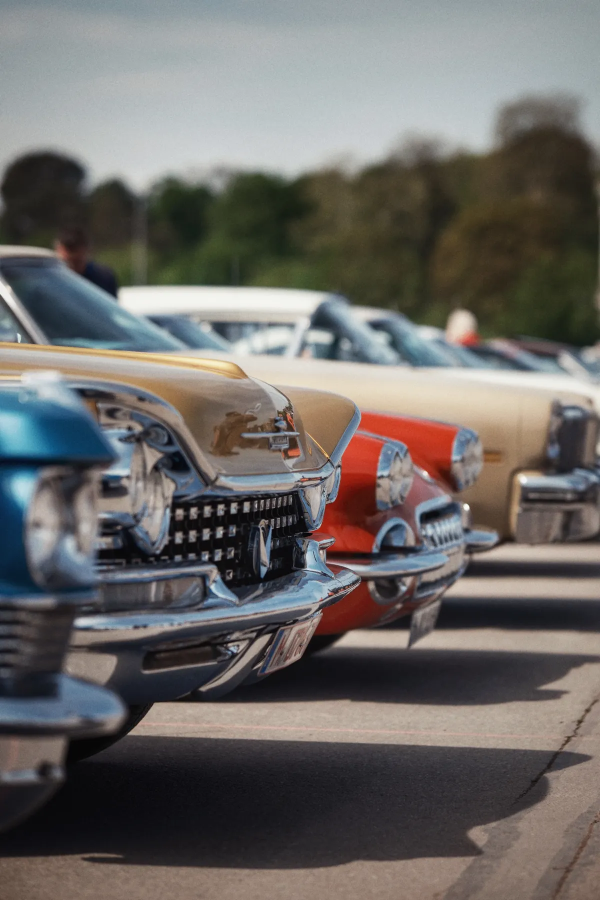
#> input picture assets/photos/auto_shops/auto_shops_01.jpg, 1200 x 1800 px (shown at 1/2 size)
$ python -i quality_gate.py   (imports and definitions only)
#> lines starting #> are read from the running program, lines starting #| are printed output that depends on the picture; after the words box and inside, x2 and y2 are one past the last pixel; in counts of white or black regions, pixels touching at a corner belong together
"""
Quality Gate — Automated image quality assessment using OpenCV.

Checks:
1. Contrast (standard deviation of grayscale — higher = better)
2. Color harmony (k-means dominant colors + harmony scoring)
3. Composition balance (rule of thirds — visual weight distribution)
4. Text readability (contrast between text and background regions)

Score > 0.75 = PASS, else FAIL (trigger retry with different seed)

License: Apache-2.0 (OpenCV)
"""

import cv2
import numpy as np
from typing import Tuple, Dict
from sklearn.cluster import KMeans


class QualityGate:
    """Assesses rendered image quality using computer vision."""

    MIN_SCORE = 0.75

    def assess(self, image_path: str) -> Tuple[bool, Dict]:
        """Run all quality checks on an image.

        Claude Blueprint Step 4: Quality Gates
        - Text contrast >7:1 (WCAG AAA)
        - Whitespace >20%
        - Text area <35% of canvas
        - Brand colors within luxury ratios (<15% accent)

        Returns:
            (passed, scores_dict)
        """
        img = cv2.imread(image_path)
#> img is the input picture: shape (1800, 1200, 3); mean B, G, R 102.3, 105, 108.1
        if img is None:
            return False, {"error": "Could not read image"}

        scores = {}

        # 1. Contrast assessment
        scores["contrast"] = self._check_contrast(img)

        # 2. Color harmony
        scores["harmony"] = self._check_color_harmony(img)

        # 3. Composition balance
        scores["balance"] = self._check_composition_balance(img)

        # 4. Text readability (top vs bottom region contrast)
        scores["readability"] = self._check_text_readability(img)

        # Claude Blueprint: New luxury quality gates
        # 5. Text contrast ratio (WCAG)
        scores["text_contrast_ratio"] = self._check_text_contrast_ratio(img)

        # 6. Whitespace percentage
        scores["whitespace"] = self._check_whitespace(img)

        # 7. Text coverage (should be <35% of canvas)
        scores["text_coverage"] = self._check_text_coverage(img)

        # 8. Accent color ratio (should be <15%)
        scores["accent_ratio"] = self._check_accent_ratio(img)

        # Overall score — weighted average
        # Original checks: 60%, Claude luxury checks: 40%
        original = (
            scores["contrast"] * 0.25
            + scores["harmony"] * 0.25
            + scores["balance"] * 0.25
            + scores["readability"] * 0.25
        )
        luxury = (
            scores["text_contrast_ratio"] * 0.35
            + scores["whitespace"] * 0.25
            + scores["text_coverage"] * 0.20
            + scores["accent_ratio"] * 0.20
        )
        overall = original * 0.6 + luxury * 0.4
        scores["overall"] = round(overall, 3)

        return overall >= self.MIN_SCORE, scores

    def _check_text_contrast_ratio(self, img: np.ndarray) -> float:
        """Claude Blueprint: Text contrast >7:1 (WCAG AAA).

        Measures the contrast ratio between bright pixels (text) and
        dark pixels (background) in the text region.
        """
        gray = cv2.cvtColor(img, cv2.COLOR_BGR2GRAY)
        h, w = gray.shape

        # Sample bottom 45% (where text usually is)
        text_region = gray[int(h * 0.55):, :]
        if text_region.size == 0:
            return 0.5

        # Bright pixels = text, dark pixels = background
        bright = text_region[text_region > 180]
        dark = text_region[text_region < 80]

        if len(bright) == 0 or len(dark) == 0:
            return 0.5  # Can't measure, assume ok

        # WCAG contrast ratio formula
        L_bright = (bright.mean() / 255.0 + 0.05) / 10
        L_dark = (dark.mean() / 255.0 + 0.05) / 10

        if L_dark < 0.01:
            L_dark = 0.01

        ratio = L_bright / L_dark
        # 7:1 = 1.0, 4.5:1 = 0.6, 3:1 = 0.4
        return min(ratio / 7.0, 1.0)

    def _check_whitespace(self, img: np.ndarray) -> float:
        """Claude Blueprint: Whitespace >20% of canvas.

        Measures percentage of very dark pixels (background/whitespace area).
        In dark luxury designs, empty dark areas = whitespace.
        """
        gray = cv2.cvtColor(img, cv2.COLOR_BGR2GRAY)
        # Very dark pixels (background, empty space)
        dark_ratio = (gray < 30).sum() / gray.size
        # 20%+ = 1.0, 10% = 0.5, 5% = 0.25
        return min(dark_ratio / 0.20, 1.0)

    def _check_text_coverage(self, img: np.ndarray) -> float:
        """Claude Blueprint: Text should not exceed 35% of canvas.

        Measures percentage of bright (text) pixels.
        Lower coverage = better (more whitespace).
        """
        gray = cv2.cvtColor(img, cv2.COLOR_BGR2GRAY)
        # Bright pixels = text/accents
        bright_ratio = (gray > 180).sum() / gray.size
        # <15% text = 1.0, 25% = 0.7, 35% = 0.3, >35% = 0
        if bright_ratio < 0.15:
            return 1.0
        if bright_ratio < 0.25:
            return 0.7
        if bright_ratio < 0.35:
            return 0.3
        return 0.0

    def _check_accent_ratio(self, img: np.ndarray) -> float:
        """Claude Blueprint: Accent colors should be <15% of design.

        Measures percentage of gold/accent colored pixels.
        """
        hsv = cv2.cvtColor(img, cv2.COLOR_BGR2HSV)
        # Gold/warm accent pixels: hue 20-50, saturation >50
        gold_mask = ((hsv[:, :, 0] >= 15) & (hsv[:, :, 0] <= 55) &
                     (hsv[:, :, 1] > 80))
        gold_ratio = gold_mask.sum() / hsv[:, :, 0].size
        # <10% = 1.0, 15% = 0.5, >20% = 0.0
        if gold_ratio < 0.10:
            return 1.0
        if gold_ratio < 0.15:
            return 0.5
        return 0.0

    def _check_contrast(self, img: np.ndarray) -> float:
        """Assess image contrast via grayscale standard deviation.

        Higher std = more contrast = better visual impact.
        Normalized to 0-1 scale (std of 50+ = 1.0).
        """
        gray = cv2.cvtColor(img, cv2.COLOR_BGR2GRAY)
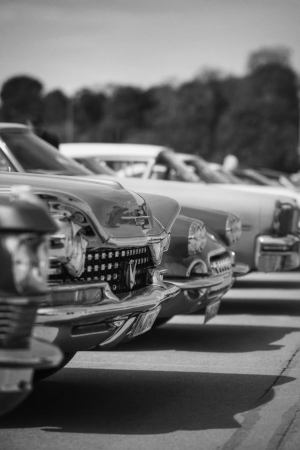
#> gray: shape (1800, 1200) (shown at 1/4 size); min 0, max 252, mean 105.6
        std = gray.std()
#> std = 61.87
        return min(std / 50.0, 1.0)

    def _check_color_harmony(self, img: np.ndarray) -> float:
        """Assess color harmony using k-means clustering.

        Extracts dominant colors and checks if they form a harmonious palette
        (analogous, complementary, or monochromatic).
        """
        # Downsample for speed
        h, w = img.shape[:2]
        if h > 200:
            scale = 200 / h
            small = cv2.resize(img, None, fx=scale, fy=scale)
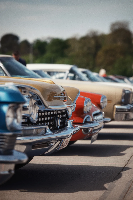
#> small: shape (200, 133, 3); mean B, G, R 102.4, 105, 108.1
        else:
            small = img

        # Convert to RGB and reshape for k-means
        rgb = cv2.cvtColor(small, cv2.COLOR_BGR2RGB)
        pixels = rgb.reshape(-1, 3)

        # Get top 3 dominant colors
        kmeans = KMeans(n_clusters=3, n_init=3, random_state=42)
        kmeans.fit(pixels)
        colors = kmeans.cluster_centers_

        # Check harmony: colors should be close in hue (analogous)
        # or form a complementary pair
        hsv_colors = []
        for c in colors:
            r, g, b = c / 255.0
            h, s, v = self._rgb_to_hsv(r, g, b)
            hsv_colors.append((h, s, v))

        # Calculate hue spread (lower = more harmonious)
        hues = [c[0] for c in hsv_colors if c[1] > 0.1]  # Only consider saturated colors
        if len(hues) < 2:
            return 0.7  # Monochrome is harmonious

        hue_spreads = []
        for i in range(len(hues)):
            for j in range(i + 1, len(hues)):
                diff = abs(hues[i] - hues[j])
                hue_spreads.append(min(diff, 360 - diff))

        avg_spread = sum(hue_spreads) / len(hue_spreads)

        # Score: lower spread = higher harmony
        # Spread of 0-30 = excellent (1.0), 30-60 = good (0.8), 60-120 = okay (0.6)
        if avg_spread < 30:
            return 1.0
        elif avg_spread < 60:
            return 0.8
        elif avg_spread < 120:
            return 0.6
        else:
            return 0.4

    def _check_composition_balance(self, img: np.ndarray) -> float:
        """Assess visual balance using the rule of thirds.

        Divides image into 3x3 grid and checks if visual weight
        is distributed across zones (not all in one corner).
        """
        gray = cv2.cvtColor(img, cv2.COLOR_BGR2GRAY)
        h, w = gray.shape

        # Calculate visual weight (brightness) per zone
        zone_h, zone_w = h // 3, w // 3
        weights = []
        for i in range(3):
            for j in range(3):
                zone = gray[i * zone_h:(i + 1) * zone_h, j * zone_w:(j + 1) * zone_w]
                weights.append(zone.mean())
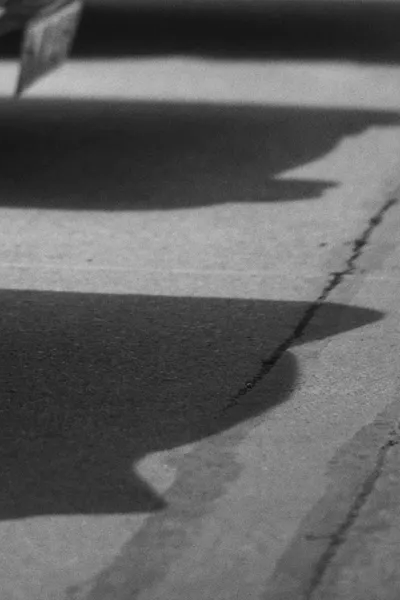
#> zone: shape (600, 400); min 11, max 192, mean 95.8
#> after the loop, weights = [127.3, 134.9, 106.5, 108.4, 119.3, 121.7, 61.31, 75.49, 95.82]

        weights = np.array(weights).reshape(3, 3)
#> weights = [[127.3, 134.9, 106.5], [108.4, 119.3, 121.7], [61.31, 75.49, 95.82]]

        # Good balance = weights distributed across zones
        # Check if center zone has content (focal point)
        center_weight = weights[1, 1]
#> center_weight = 119.3

        # Check if corners aren't all empty or all full
        corner_weights = [weights[0, 0], weights[0, 2], weights[2, 0], weights[2, 2]]
#> corner_weights = [127.3, 106.5, 61.31, 95.82]
        corner_std = np.std(corner_weights)
#> corner_std = 23.86

        # Score: center should have content, corners should vary (not flat)
        score = min(center_weight / 128.0, 1.0) * 0.5 + min(corner_std / 30.0, 1.0) * 0.5
#> score = 0.864
        return score

    def _check_text_readability(self, img: np.ndarray) -> float:
        """Check if there's sufficient contrast between text and background.

        Samples the bottom 40% of the image (where text usually is)
        and checks contrast against the top 60% (where the photo is).
        """
        gray = cv2.cvtColor(img, cv2.COLOR_BGR2GRAY)
        h, w = gray.shape

        # Bottom region (text area)
        text_region = gray[int(h * 0.6):, :]
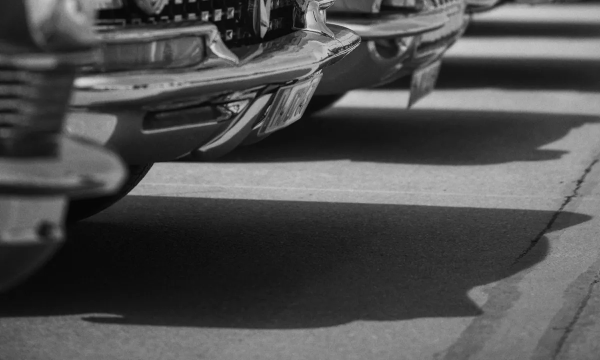
#> text_region: shape (720, 1200) (shown at 1/2 size); min 2, max 240, mean 79.8
        text_mean = text_region.mean()
#> text_mean = 79.78
        text_std = text_region.std()
#> text_std = 52.69

        # Top region (photo area)
        photo_region = gray[:int(h * 0.6), :]
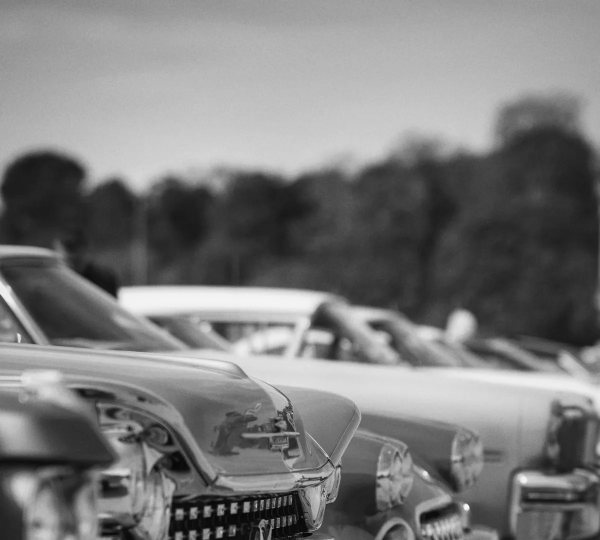
#> photo_region: shape (1080, 1200) (shown at 1/2 size); min 0, max 252, mean 122.9
        photo_mean = photo_region.mean()
#> photo_mean = 122.9

        # Contrast between regions
        region_contrast = abs(text_mean - photo_mean) / 255.0
#> region_contrast = 0.169

        # Internal contrast in text region (text vs background)
        text_contrast = text_std / 50.0
#> text_contrast = 1.05

        # Score: need both inter-region contrast and internal text contrast
        score = min(region_contrast * 2, 1.0) * 0.4 + min(text_contrast, 1.0) * 0.6
#> score = 0.735
        return score

    def _rgb_to_hsv(self, r: float, g: float, b: float) -> Tuple[float, float, float]:
        """Convert RGB (0-1) to HSV (H: 0-360, S: 0-1, V: 0-1)."""
        max_val = max(r, g, b)
        min_val = min(r, g, b)
        diff = max_val - min_val

        if diff == 0:
            h = 0
        elif max_val == r:
            h = 60 * (((g - b) / diff) % 6)
        elif max_val == g:
            h = 60 * ((b - r) / diff + 2)
        else:
            h = 60 * ((r - g) / diff + 4)

        s = 0 if max_val == 0 else diff / max_val
        v = max_val

        return h, s, v

>>> result = QualityGate().assess('../../../assets/photos/auto_shops/auto_shops_01.jpg')
#> in _check_text_contrast_ratio, `text_region = gray[int(h * 0.55):, :]`:
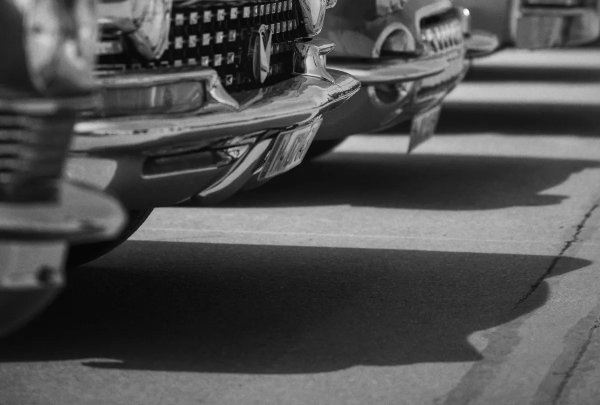
#> text_region: shape (810, 1200) (shown at 1/2 size); min 0, max 252, mean 80.6
#> in _check_text_contrast_ratio, `L_bright = (bright.mean() / 255.0 + 0.05) / 10`: L_bright = 0.0791
#> in _check_text_contrast_ratio, `L_dark = (dark.mean() / 255.0 + 0.05) / 10`: L_dark = 0.0204
#> in _check_text_contrast_ratio, `ratio = L_bright / L_dark`: ratio = 3.87
#> in _check_whitespace, `dark_ratio = (gray < 30).sum() / gray.size`: dark_ratio = 0.0936
#> in _check_text_coverage, `bright_ratio = (gray > 180).sum() / gray.size`: bright_ratio = 0.144
#> in _check_accent_ratio, `gold_mask = ((hsv[:, :, 0] >= 15) & (hsv[:, :, 0] <= 55) & (hsv[:, :, ..`:
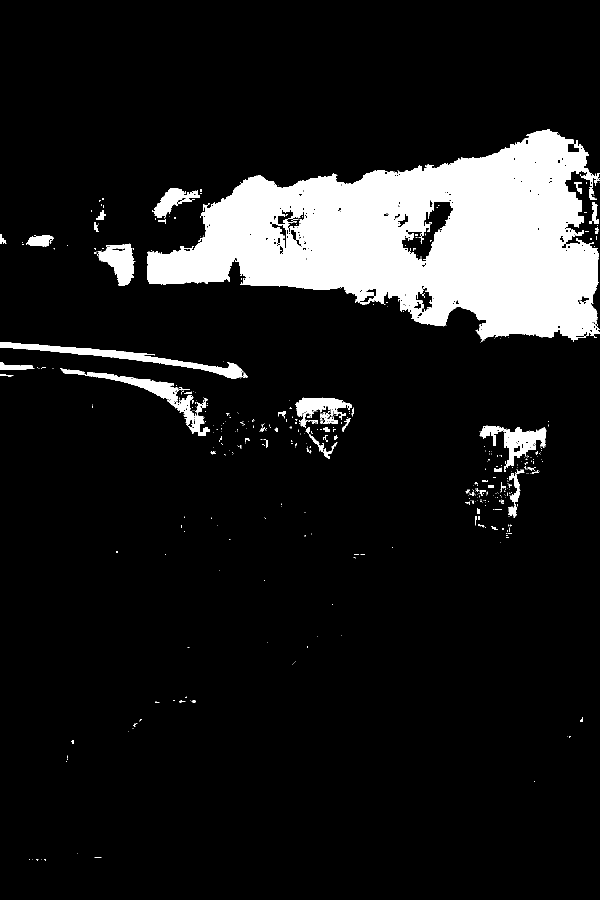
#> gold_mask: shape (1800, 1200) bool (shown at 1/2 size); 11.4% white; 498 white regions (431 under 20 px), largest, box (x1, y1, x2, y2) and area: (294, 259, 1200, 685) 213530, (0, 684, 495, 757) 6201, (120, 737, 420, 872) 5473
#> in _check_accent_ratio, `gold_ratio = gold_mask.sum() / hsv[:, :, 0].size`: gold_ratio = 0.114
#> in assess, `original = ( scores["contrast"] * 0.25 + scores["harmony"] * 0.25 + sc..`: original = 0.9
#> in assess, `luxury = ( scores["text_contrast_ratio"] * 0.35 + scores["whitespace"]..`: luxury = 0.61
#> in assess, `overall = original * 0.6 + luxury * 0.4`: overall = 0.784

$ run again, on assets/photos/auto_shops/auto_shops_02.jpg
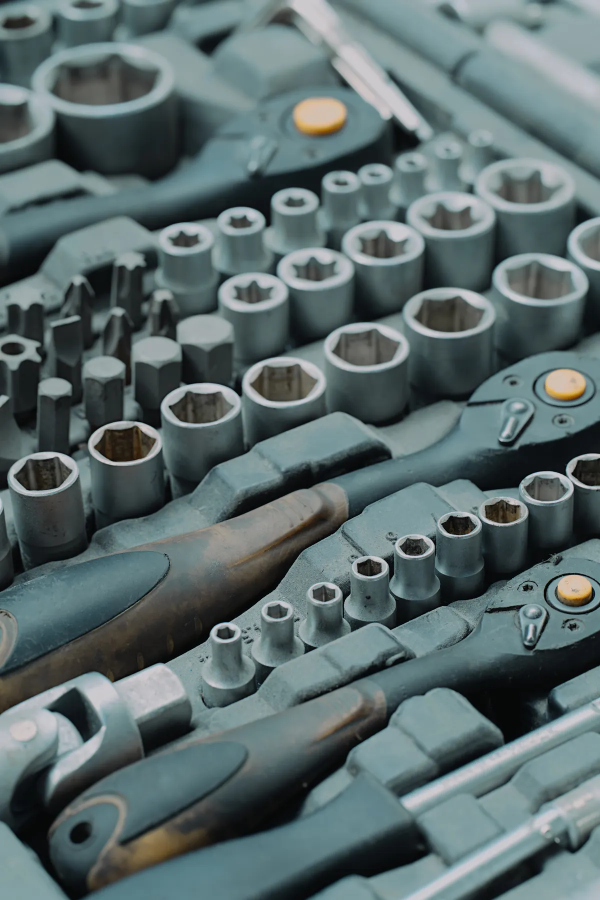
#> input picture assets/photos/auto_shops/auto_shops_02.jpg, 1200 x 1800 px (shown at 1/2 size)
#> in assess, img is the input picture: shape (1800, 1200, 3); mean B, G, R 107.7, 107.1, 90.7
#> std = 51.08
#> after the loop in _check_composition_balance, `for i in range(3):`:
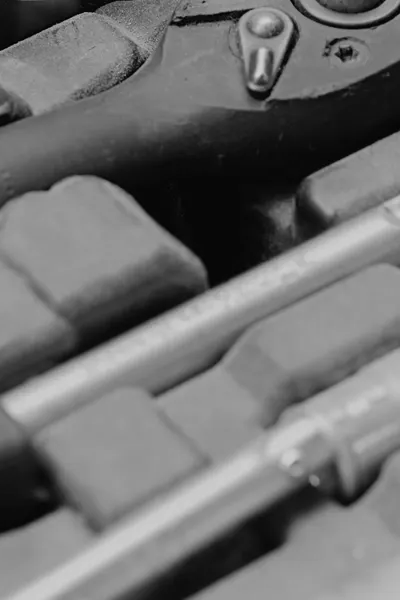
#> zone: shape (600, 400); min 0, max 206, mean 112.1
#> after the loop in _check_composition_balance, `for i in range(3):`: weights = [96.69, 122.1, 130.7, 79.14, 99.48, 89.53, 93.58, 97.26, 112.1]
#> in _check_composition_balance, `weights = np.array(weights).reshape(3, 3)`: weights = [[96.69, 122.1, 130.7], [79.14, 99.48, 89.53], [93.58, 97.26, 112.1]]
#> center_weight = 99.48
#> corner_weights = [96.69, 130.7, 93.58, 112.1]
#> corner_std = 14.72
#> in _check_composition_balance, `score = min(center_weight / 128.0, 1.0) * 0.5 + min(corner_std / 30.0,..`: score = 0.634
#> text_mean = 99.27
#> text_std = 51.62
#> photo_mean = 104.3
#> region_contrast = 0.0197
#> text_contrast = 1.03
#> in _check_text_readability, `score = min(region_contrast * 2, 1.0) * 0.4 + min(text_contrast, 1.0) ..`: score = 0.616
#> L_bright = 0.0806
#> L_dark = 0.0207
#> ratio = 3.9
#> dark_ratio = 0.111
#> bright_ratio = 0.0517
#> hsv: shape (1800, 1200, 3); mean H, S, V 87.3, 53.3, 109.3
#> in _check_accent_ratio, `gold_mask = ((hsv[:, :, 0] >= 15) & (hsv[:, :, 0] <= 55) & (hsv[:, :, ..`:
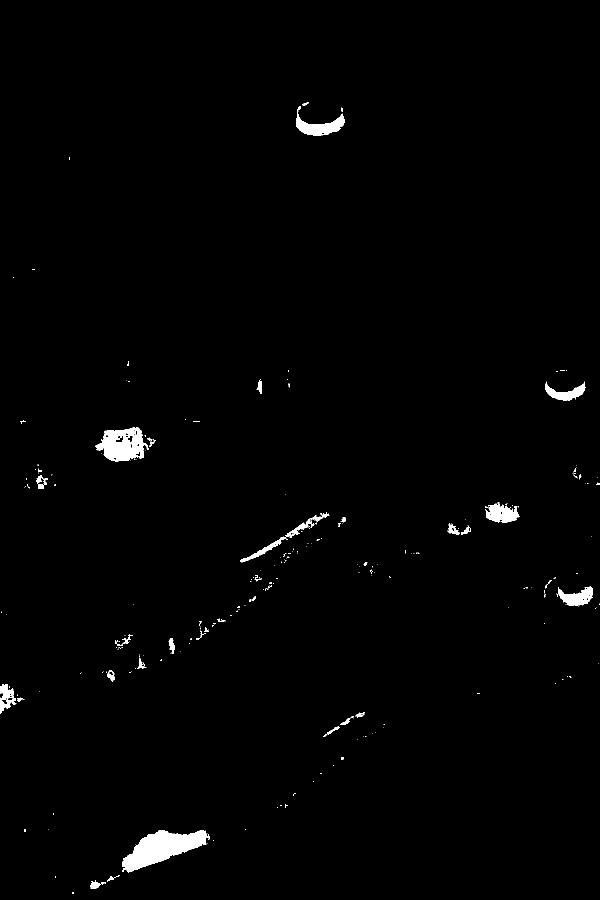
#> gold_mask: shape (1800, 1200) bool (shown at 1/2 size); 1.2% white; 251 white regions (205 under 20 px), largest, box (x1, y1, x2, y2) and area: (244, 1660, 416, 1746) 7331, (190, 854, 298, 923) 4573, (592, 212, 689, 271) 2197
#> gold_ratio = 0.0116
#> original = 0.812
#> luxury = 0.734
#> overall = 0.781
